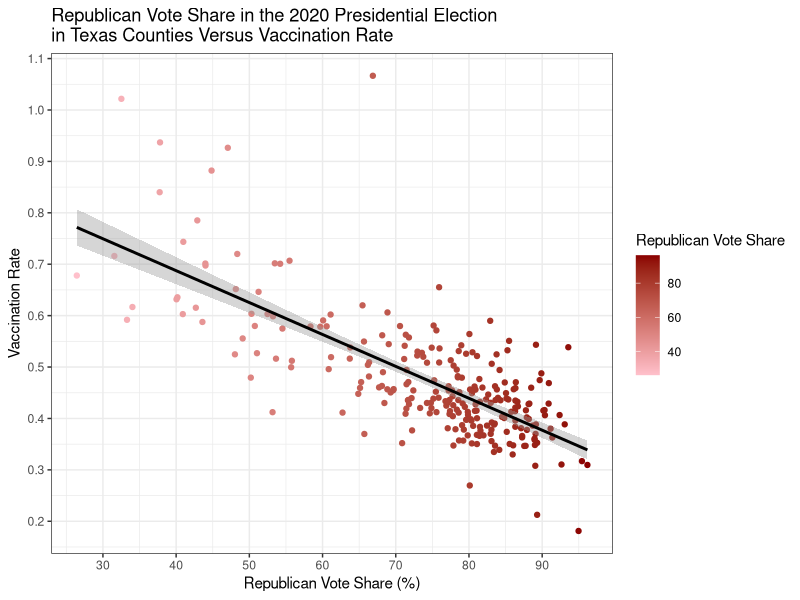
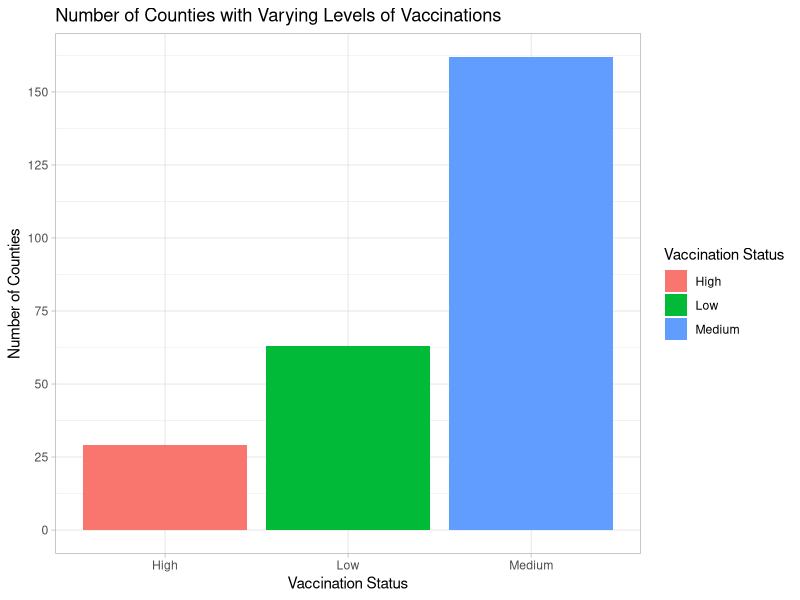

Write the R code that produced these figures, in order.
## ---- chunk 1
knitr::opts_chunk$set(echo = TRUE, eval = TRUE, fig.align = "center", warning = F, message = F, R.options=list(max.print=100,dplyr.print_max=100))
## ---- chunk 2
# Call the tidyverse package
library(tidyverse)
library(kableExtra)
## ---- chunk 3
#Import the data into RStudio
casedata <- read_csv("CaseCountData.csv")
casedata %>% head()
vaccinedata <- read_csv("COVID-19 Vaccine Data by County.csv")
vaccinedata %>% head()
electiondata <- read_csv("Election Data.csv")
electiondata %>% head()
populationdata <- read_csv("Population Data.csv")
populationdata %>% head()
## ---- chunk 4
#Begin with Tidying electiondata
# remove the % sign from eaach of the values so that the percent voted for each candidate can be used as a number
electiondata <- electiondata %>%
  separate(`Donald TrumpRepublican %`, into = c("Donald TrumpRepublican %", "DT%"), sep = "%") %>%
  separate(`Joe BidenDemocratic %`, into = c("Joe BidenDemocratic %", "JB%"), sep = "%") %>%
  separate(`Jo JorgensenLibertarian %`, into = c("Jo JorgensenLibertarian %", "JJ%"), sep = "%") %>%
  separate(`Howie HawkinsGreen %`, into = c("Howie HawkinsGreen %", "HH%"), sep = "%") %>%
  separate(`Other votes %`, into = c("Other votes %", "Ov%"), sep = "%") 

# Change the data type from character to numeric
class(electiondata$`Donald TrumpRepublican %`) <- "numeric"
class(electiondata$`Joe BidenDemocratic %`) <- "numeric"
class(electiondata$`Jo JorgensenLibertarian %`) <- "numeric"
class(electiondata$`Howie HawkinsGreen %`) <- "numeric"
class(electiondata$`Other votes %`) <- "numeric"
electiondata %>% head()

#Tidy populationdata
populationdata <- populationdata %>%
  separate("County", into = c("county", "c"), sep = " County")
populationdata%>% head()
## ---- chunk 5
# Remove Extra Columns from electiondata
electiondata <- electiondata %>%
  select(-`DT%`, -`JB%`, -`JJ%`, -`HH%`, -`Ov%`)
electiondata %>% head()

#Remove Extra columns from vaccinedata
vaccinedata <- vaccinedata %>%
  select(`County Name`, `Total Doses Allocated`, `Vaccine Doses Administered`, `People Vaccinated with at least One Dose`, `People Fully Vaccinated`, `People Vaccinated with Booster Dose`)
vaccinedata %>% head()

#Remove Extra Columns from populationdata
populationdata <- populationdata %>%
  select(county, Population)
populationdata %>% head()

## ---- chunk 6
# Code to get the total observations in each dataset
populationdata %>% dim()
electiondata %>% dim()
vaccinedata %>% dim()
casedata %>% dim()
## ---- chunk 7
#Join all of the data into a new dataset called countydata
countydata <- populationdata %>%
  inner_join(electiondata, by = c("county" = "County")) %>%
  inner_join(vaccinedata, by = c("county" = "County Name")) %>%
  inner_join(casedata, by = c("county" = "County"))
countydata %>% head()
## ---- chunk 8
# Create a new variable Vaccination Rate which calculates the number of fully vaccinated people per person in each county
countydata <- countydata %>%
  mutate(`Vaccination Rate` = `People Fully Vaccinated`/`Population`)
countydata %>% head()

#Create a new categorical variable which sorts counties based on Vaccination Rate, where less than 0.4 is low and more than 0.6 is high, and in between is medium
countydata <- countydata %>%
  mutate(`Vaccination Status` = ifelse(`Vaccination Rate` < 0.4, "Low", ifelse(`Vaccination Rate` < 0.6, "Medium", "High")))
countydata %>% head()
## ---- chunk 9
# Create summary statistic for average percentage of voting for Donald Trump by vaccination status
countydata %>%
  group_by(`Vaccination Status`) %>%
  select(`county`, `Donald TrumpRepublican %`, `Joe BidenDemocratic %`, `Vaccination Status`) %>%
  arrange(`Donald TrumpRepublican %`) %>%
  summarize(
    Republican = mean(`Donald TrumpRepublican %`), 
    Democratic = mean(`Joe BidenDemocratic %`)
  ) %>%
  pivot_longer(
    cols = c(`Republican`, `Democratic`),
    names_to = "Political Party",
    values_to = "Mean"
  ) %>%
  filter(`Political Party` == "Republican") %>%
  select(-`Political Party`) %>%
  kable(
    "html",
    digits = 3,
    col.names = c("Vaccine Rate", "Mean Percentage Vote for Republicans"),
    align = 'l',
    caption = "Vaccination Rate Compared to Republican Vote Share in the 2020 Presidential Election for Texas Counties"
  )

# Create summary statistic for average percentage of voting for Joe Biden by vaccination status
countydata %>%
  group_by(`Vaccination Status`) %>%
  select(`county`, `Donald TrumpRepublican %`, `Joe BidenDemocratic %`, `Vaccination Status`) %>%
  arrange(`Joe BidenDemocratic %`) %>%
  summarize(
    Republican = mean(`Donald TrumpRepublican %`), 
    Democratic = mean(`Joe BidenDemocratic %`)
  ) %>%
  pivot_longer(
    cols = c(`Republican`, `Democratic`),
    names_to = "Political Party",
    values_to = "Mean"
  ) %>%
  filter(`Political Party` == "Democratic") %>%
  select(-`Political Party`) %>%
  kable(
    "html",
    digits = 3,
    col.names = c("Vaccine Rate", "Mean Percentage Vote for Democrats"),
    align = 'l',
    caption = "Vaccination Rate Compared to Democratic Vote Share in the 2020 Presidential Election for Texas Counties"
  )
## ---- chunk 10
## Code to find the proportion of counties that have each vaccination status (low, medium, and high)
countydata %>% 
  select(`county`, `Vaccination Status`) %>%
  group_by(`Vaccination Status`) %>%
  summarize(`Count` = n()) %>%
  mutate(`Proportion` = `Count`/254)
## ---- chunk 11
#code to create scatterplot
countydata %>% 
  ggplot(aes(x = `Donald TrumpRepublican %`, y = `Vaccination Rate`, color = `Donald TrumpRepublican %`)) +
  geom_point() +
  labs(
    title = "Republican Vote Share in the 2020 Presidential Election \nin Texas Counties Versus Vaccination Rate",
    x = 'Republican Vote Share (%)',
    y = 'Vaccination Rate',
    color = 'Republican Vote Share'
  ) +
  scale_color_gradient(low = "pink", high = "darkred") +
  theme_bw() +
  geom_smooth(method = "lm", formula = y ~ x, color = "black") +
  scale_x_continuous(breaks = seq(0, 100, by = 10)) +
  scale_y_continuous(breaks = seq(0, 1.2, by = 0.1))
## ---- chunk 12
#Code to create barplot
countydata %>%
  ggplot(aes(x = `Vaccination Status`, fill = `Vaccination Status`)) +
  geom_bar(stat = 'count') +
  labs(
    title = 'Number of Counties with Varying Levels of Vaccinations',
    x = 'Vaccination Status',
    y = 'Number of Counties'
  ) +
  theme(legend.position = "none") +
  theme_light() +
  scale_y_continuous(breaks = seq(0, 175, by = 25))
